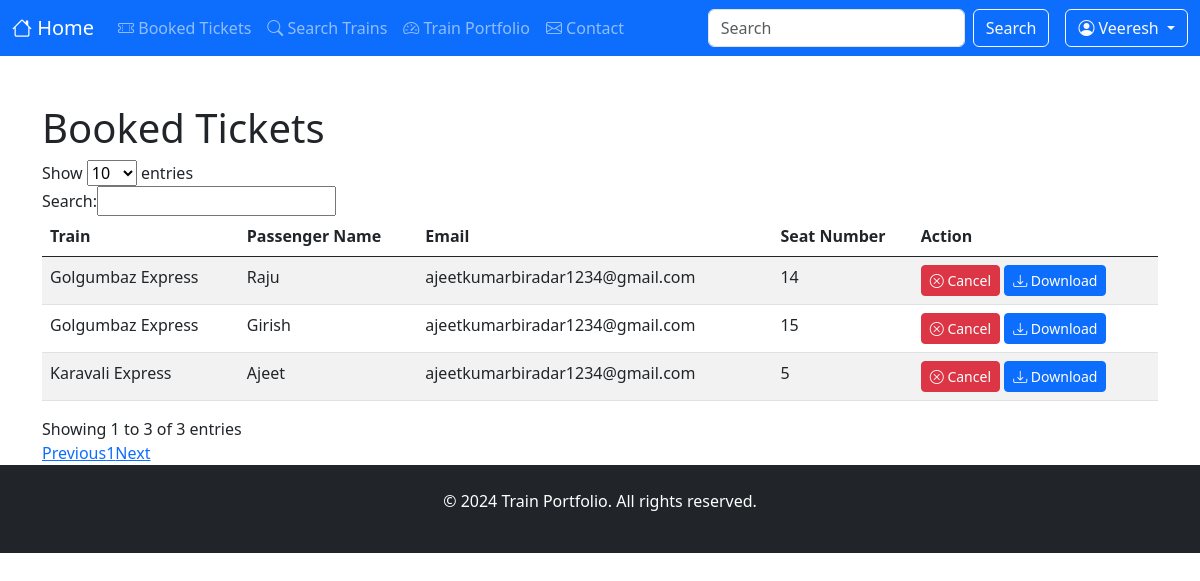
Screenshot of /booked_tickets/ (signed in) with the database file from the repository.
### enquiry/models.py (models this page shows, shortened)
class Booking(models.Model):
    train = models.ForeignKey(Train, on_delete=models.CASCADE)
    passenger_name = models.CharField(max_length=100)
    email = models.EmailField()
    seat_number = models.PositiveIntegerField()
    booking_date = models.DateTimeField(auto_now_add=True)
    is_cancelled = models.BooleanField(default=False)

class Train(models.Model):
    SEAT_CATEGORY_CHOICES = [
        ('SL', 'Sleeper'),
        ('FC', 'First Class'),
        ('SC', 'Second Class'),
        ('1T', '1st Tier'),
    ]
    STATUS_CHOICES = [
        ('On Time', 'On Time'),
        ('Delayed', 'Delayed'),
        ('Cancelled', 'Cancelled'),
    ]
    train_number = models.CharField(max_length=10, unique=True)
    name = models.CharField(max_length=100)
    source = models.CharField(max_length=100)
    destination = models.CharField(max_length=100)
    departure_time = models.TimeField()
    arrival_time = models.TimeField()
    total_seats = models.PositiveIntegerField(default=50)
    available_seats = models.PositiveIntegerField(default=50)
    is_cancelled = models.BooleanField(default=False)
    sleeper_price = models.DecimalField(max_digits=8, decimal_places=2, default=100)
    first_class_price = models.DecimalField(max_digits=8, decimal_places=2, default=200)
    second_class_price = models.DecimalField(max_digits=8, decimal_places=2, default=150)
    first_tier_price = models.DecimalField(max_digits=8, decimal_places=2, default=300)
    status = models.CharField(max_length=20, choices=STATUS_CHOICES, default='On Time')

### enquiry/views.py (the view)
# urls.py: path('booked_tickets/', booked_tickets, name='booked_tickets'),
@login_required
def booked_tickets(request):
    bookings = Booking.objects.filter(is_cancelled=False)
    return render(request, 'enquiry/booked_tickets.html', {'bookings': bookings})

### enquiry/templates/enquiry/booked_tickets.html (shortened to what this page needs)
<!DOCTYPE html>
<html lang="en">
<head>
    <link href="https://cdn.jsdelivr.net/npm/bootstrap@5.0.2/dist/css/bootstrap.min.css" rel="stylesheet">
    <link href="https://cdn.jsdelivr.net/npm/bootstrap@5.3.0/dist/css/bootstrap.min.css" rel="stylesheet">
    <link rel="stylesheet" href="https://cdn.jsdelivr.net/npm/bootstrap-icons@1.10.5/font/bootstrap-icons.css">
</head>
<body>
<nav class="navbar navbar-expand-lg navbar-dark bg-primary">
    <div class="container-fluid">
        <a href="{% url 'index' %}" class="navbar-brand">
            <i class="bi bi-house"></i> Home
        </a>
        <div class="collapse navbar-collapse" id="navbarCollapse2">
            <div class="navbar-nav">
                {% if user.is_authenticated %}
                <a href="{% url 'booked_tickets' %}" class="nav-item nav-link">
                    <i class="bi bi-ticket-perforated"></i> Booked Tickets
                </a>
                <a href="{% url 'search_trains' %}" class="nav-item nav-link">
                    <i class="bi bi-search"></i> Search Trains
                </a>
                <a href="{% url 'train_portfolio' %}" class="nav-item nav-link">
                    <i class="bi bi-speedometer2"></i> Train Portfolio
                </a>
                <a href="{% url 'contact' %}" class="nav-item nav-link">
                    <i class="bi bi-envelope"></i> Contact
                </a>
                {% endif %}
            </div>
            <form class="d-flex ms-auto">
                <input type="text" class="form-control me-sm-2" placeholder="Search">
                <button type="submit" class="btn btn-outline-light">
                    Search
                </button>
            </form>
            {% if user.is_authenticated %}
            <div class="dropdown ms-3">
                <button class="btn btn-outline-light dropdown-toggle" type="button" id="userDropdown"
                        data-bs-toggle="dropdown" aria-expanded="false">
                    <i class="bi bi-person-circle"></i> {{ user.username }}
                </button>
            </div>
            {% endif %}
        </div>
    </div>
</nav>
<div class="container">
    <h1 class="mt-5">Booked Tickets</h1>
    <table id="booked-tickets-table" class="table table-striped">
        <thead>
        <tr>
            <th>Train</th>
            <th>Passenger Name</th>
            <th>Email</th>
            <th>Seat Number</th>
            <th>Action</th>
        </tr>
        </thead>
        <tbody>
        {% for booking in bookings %}
        <tr>
            <td>{{ booking.train.name }}</td>
            <td>{{ booking.passenger_name }}</td>
            <td>{{ booking.email }}</td>
            <td>{{ booking.seat_number }}</td>
            <td>
                <a href="{% url 'cancel_booking' booking.id %}" class="btn btn-danger btn-sm">
                    <i class="bi bi-x-circle"></i> Cancel
                </a>
                <a href="{% url 'download_ticket' booking.id %}" class="btn btn-primary btn-sm">
                    <i class="bi bi-download"></i> Download
                </a>
            </td>
        </tr>
        {% endfor %}
        </tbody>
    </table>
</div>
<footer class="bg-dark text-white text-center py-4">
    <p>&copy; 2024 Train Portfolio. All rights reserved.</p>
</footer>
</body>
</html>

### rows the page displays
Booking: train.name "Golgumbaz Express", passenger_name "Raju", email "ajeetkumarbiradar1234@gmail.com", seat_number "14"
Booking: train.name "Golgumbaz Express", passenger_name "Girish", email "ajeetkumarbiradar1234@gmail.com", seat_number "15"
Booking: train.name "Karavali Express", passenger_name "Ajeet", email "ajeetkumarbiradar1234@gmail.com", seat_number "5"

### other values shown
{{ user.username }} "Veeresh"
